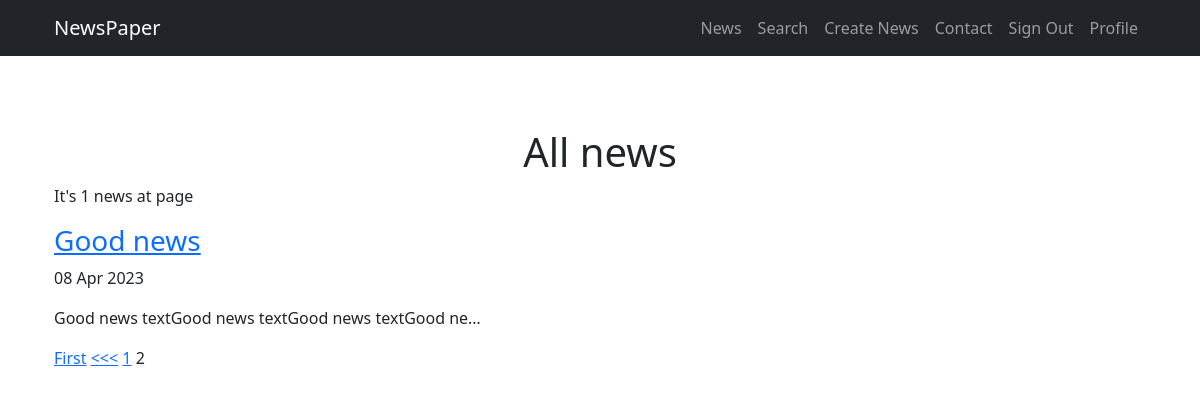
The page /?page=2 (signed in) on the database its author committed.
### news/models.py (models this page shows, shortened)
class Post(models.Model):
    post_author = models.ForeignKey(Author, on_delete=models.CASCADE)
    news_title = models.CharField(max_length=255)
    news_text = models.TextField()
    news_rating = models.IntegerField(default=0)
    create_time = models.DateTimeField(auto_now_add=True)
    news = 'nw'
    article = 'ar'
    NEWS_TYPE = [(news, 'Новость'),
                 (article, 'Статья')]
    news_type_choice = models.CharField(max_length=20,
                                        choices=NEWS_TYPE,
                                        default=news)
    category = models.ManyToManyField(Category, through='PostCategory')

### news/views.py (the view)
# urls.py: path('', NewsList.as_view()),
class NewsList(ListView):
    model = Post
    template_name = 'news.html'
    context_object_name = 'news'
    queryset = Post.objects.order_by('-create_time')
    paginate_by = 10
    def get_context_data(self, **kwargs):
        context = super().get_context_data(**kwargs)
        context['filter'] = PostFilter(self.request.GET, queryset=self.get_queryset())
        return context

### news/templatetags/custom_filters.py (called while the page is built)
@register.filter(name='censor')
def censor(value):
    if isinstance(value, str):
        for _ in cens_words_list:
            if _.lower() in value.lower():
                value = value.replace(_.lower(), '*' * len(_))
            else:
                continue
    else:
        raise ValueError
    return value

@register.filter(name='multiply')
def multiply(value, arg):
    if isinstance(value, str) and isinstance(arg, int):
        return str(value) * arg
    else:
        raise ValueError(f'Нельзя умножить {type(value)} на {type(arg)}')

### templates/news.html (shortened to what this page needs)
{% extends 'flatpages/default.html' %}
{% load custom_filters %}
{% block content %}
    <h1 class="col-lg-12 text-center">All news</h1>
    <p> It's {{ news|length }} news at page</p>
    {% if news %}
        {% for newsobj in news %}
            <h3><a href="{% url 'news' newsobj.pk %}">{{ newsobj.news_title|censor }}</a></h3>
            <p> {{ newsobj.create_time.date|date:'d M Y' }} </p>
            <p> {{ newsobj.news_text|multiply:20|truncatechars:50|censor }} </p>
        {% endfor %}
    {% else %}
        <h2>Новостей нет!</h2>
    {% endif %}
    {% if is_paginated %}
    {% if page_obj.has_previous %}
        <a href="?page=1">First</a>
        <a href="?page={{ page_obj.previous_page_number }}"><<<</a>
    {% endif %}
    {% for num in page_obj.paginator.page_range %}
        {% if page_obj.number == num %}
            <a>{{ num }}</a>
        {% elif num > page_obj.number|add:'-3' and num < page_obj.number|add:'3' %}
            <a href="?page={{ num }}">{{ num }}</a>
        {% endif %}
    {% endfor %}
{% endif %}
{% endblock content %}

### rows shown on the page
Post: news_title|censor "Good news", create_time "08 Apr 2023", news_text|multiply "Good news textGood news textGood news textGood ne…"

### other values the page prints
{{ news|length }} "1"
{{ num }} "1"
{{ num }} "2"
